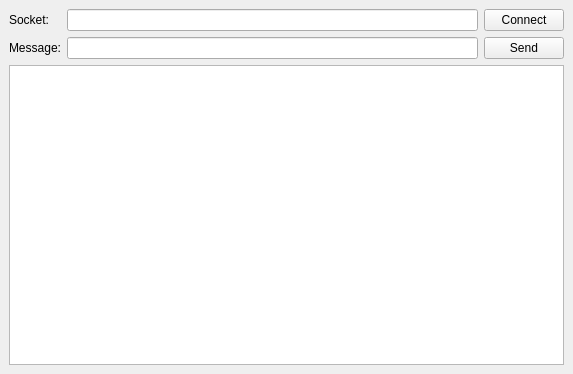
<?xml version="1.0" encoding="UTF-8"?>
<ui version="4.0">
 <class>MainWindow</class>
 <widget class="QMainWindow" name="MainWindow">
  <property name="geometry">
   <rect>
    <x>0</x>
    <y>0</y>
    <width>573</width>
    <height>374</height>
   </rect>
  </property>
  <property name="windowTitle">
   <string>MainWindow</string>
  </property>
  <widget class="QWidget" name="centralwidget">
   <layout class="QGridLayout" name="gridLayout">
    <item row="0" column="2">
     <widget class="QPushButton" name="buttonConnect">
      <property name="text">
       <string>Connect</string>
      </property>
     </widget>
    </item>
    <item row="1" column="0">
     <widget class="QLabel" name="labelMessage">
      <property name="text">
       <string>Message:</string>
      </property>
      <property name="buddy">
       <cstring>inputMessage</cstring>
      </property>
     </widget>
    </item>
    <item row="0" column="0">
     <widget class="QLabel" name="labelSocket">
      <property name="text">
       <string>Socket:</string>
      </property>
      <property name="buddy">
       <cstring>inputSocket</cstring>
      </property>
     </widget>
    </item>
    <item row="0" column="1">
     <widget class="QLineEdit" name="inputSocket">
      <property name="alignment">
       <set>Qt::AlignCenter</set>
      </property>
     </widget>
    </item>
    <item row="2" column="0" colspan="3">
     <widget class="QTextBrowser" name="log"/>
    </item>
    <item row="1" column="1">
     <widget class="QLineEdit" name="inputMessage">
      <property name="alignment">
       <set>Qt::AlignCenter</set>
      </property>
     </widget>
    </item>
    <item row="1" column="2">
     <widget class="QPushButton" name="buttonSend">
      <property name="text">
       <string>Send</string>
      </property>
     </widget>
    </item>
   </layout>
  </widget>
 </widget>
 <resources/>
 <connections/>
</ui>
